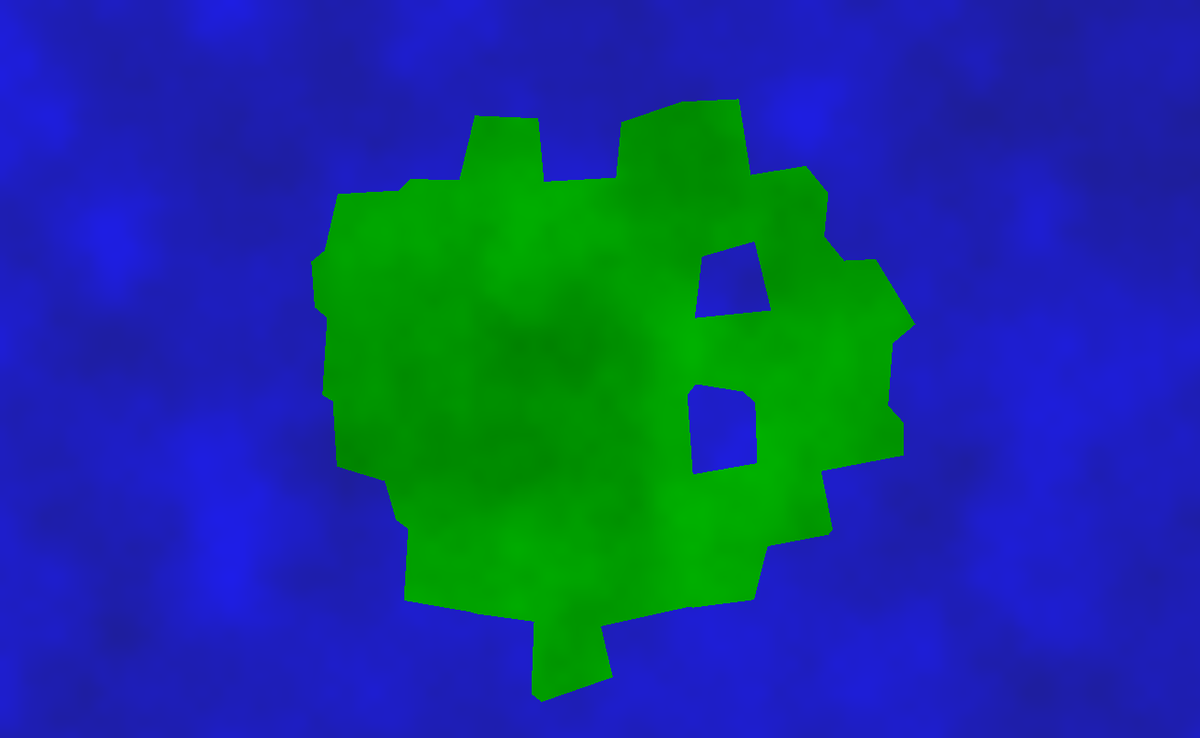
Frame 1 (no input)
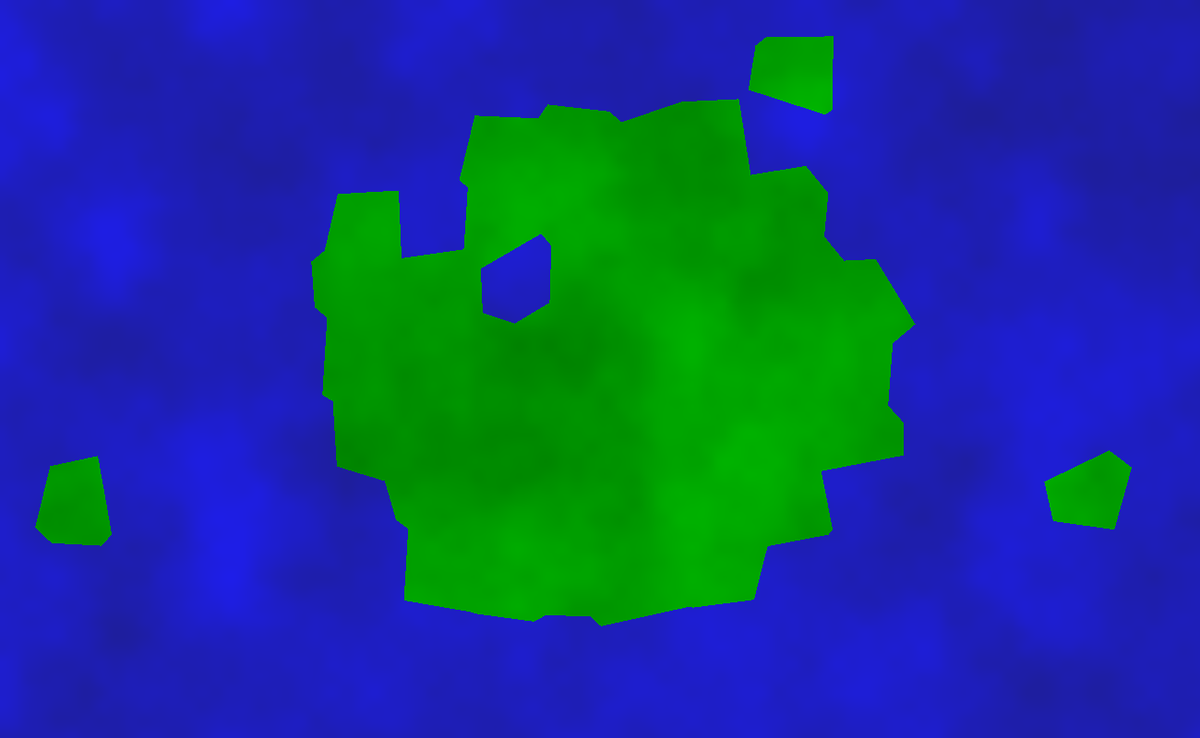
Frame 2 (the mouse pressed at the canvas centre, redrawn once)

The Processing sketch that drew these frames (run headless with seeded random() and noise(); the mouse was pressed at the canvas centre and the sketch redrawn once):

// Processing sketch: September22
// ── September22.pde
// Procedural map generation using Voronoi tesellations.
// Distance from each point is calculated using Manhattan
// distance rather than Euclidean distance.

int dotDim = 20;
int dotCount = dotDim * dotDim;
PVector[] pts = new PVector[dotCount];

IntList land;

//The PointContainer class exists solely to
//work with findNearest. When finding the
//point nearest any given pixel, we can use
//PointContainer to return both the point's
//index in pts[] and its distance from the pixel
//in one fell swoop.
class PointContainer{
  int index;
  float dist;
  
  PointContainer(int i, float d){
    this.index = i;
    this.dist = d;
  }
}

//Find the nearest point from array pts to any given pixel (x/y value).
PointContainer findNearest(PVector[] pts, float x, float y){
  float minDist = width*2;
  float tempDist = 0;
  int index = 0;
  for(int i = index; i < pts.length; i++){
    tempDist = dist(pts[i].x, pts[i].y, x, y);
    //tempDist = abs(pts[i].x - x) + abs(pts[i].y - y); // Using Manhattan distance calculation
    if(tempDist < minDist){
      minDist = tempDist;
      index = i;
    }
  }
  return(new PointContainer(index, minDist));
}

//Figure out which points should represent land.
//This can be done a multitude of ways. For simplicity,
//this version will generate land from a circle at the
//center of the canvas.
IntList chooseLand(PVector[] pts){
  IntList land = new IntList();
  int i = 0;
  float edgeFactor = 0.05;
  for(PVector p : pts){
    //In this if statement we can add a random value
    //to "skip" some land tiles, and turn them into 
    //inland bodies of water, like lakes!
    if(dist(p.x, p.y, width/2, height/2) < 300 && random(0,1)<0.95){
      land.append(i);
    }
    else if(p.x < width * (1-edgeFactor) && p.y < height * (1-edgeFactor) && p.x > width * edgeFactor && p.y  > height * edgeFactor && random(0,1)>0.95){
      land.append(i);
    }
    i++;
  }
  return(land);
}

void printWater(){
  float noiseOffset = 0.008;
  loadPixels();
  for(int x = 0; x < width; x++){
    for(int y = 0; y < height; y++){
      int pixelI = x + y * width;
      pixels[pixelI] = color(30,30,map(noise(x*noiseOffset, y*noiseOffset),0,1,140,250));
    }
  }
  updatePixels();
}

//Prints land pixels based on land tiles
//chosen in chooseLand().
void printLand(){
  loadPixels();
  float noiseOffset = 0.008;
  for(int x = 0; x < width; x++){
     for(int y = 0; y < height; y++){
       int pixelI = x + y * width;
       PointContainer current = findNearest(pts,x,y);
       if(land.hasValue(current.index)){
         pixels[pixelI] = color(0,map(noise(x*noiseOffset, y*noiseOffset),0,1,120,200),0);
       }
     }
  }
  updatePixels();
}

void setup(){
  size(1300,800);
  float scaleFactor = width/dotDim * 1.2; 
  float randomFactor = 20;
  for(int x = 0; x < dotDim; x++){
    for(int y = 0; y < dotDim; y++){
      // Here we initialize points on a grid with x and y values based on scaling, but agitate them by a small noise factor.
      pts[x + y * dotDim] = new PVector(x * scaleFactor + random(-randomFactor,randomFactor), y * scaleFactor + random(-randomFactor,randomFactor));
    }
  }
}

void draw(){
  background(50,100,255);
  //First, we choose which points are "land" values.
  land = chooseLand(pts);
  
  //We print the water first, on top of which the land will fall.
  printWater();
  
  //Then, given these values, we use the Voronoi diagram to
  //print land in "tiles", based on their closest point.
  printLand();
  
  //strokeWeight(5);
  //stroke(255,0,0);
  //for(PVector v : pts){
  //  point(v.x, v.y);
  //}
  
  noLoop();
}
